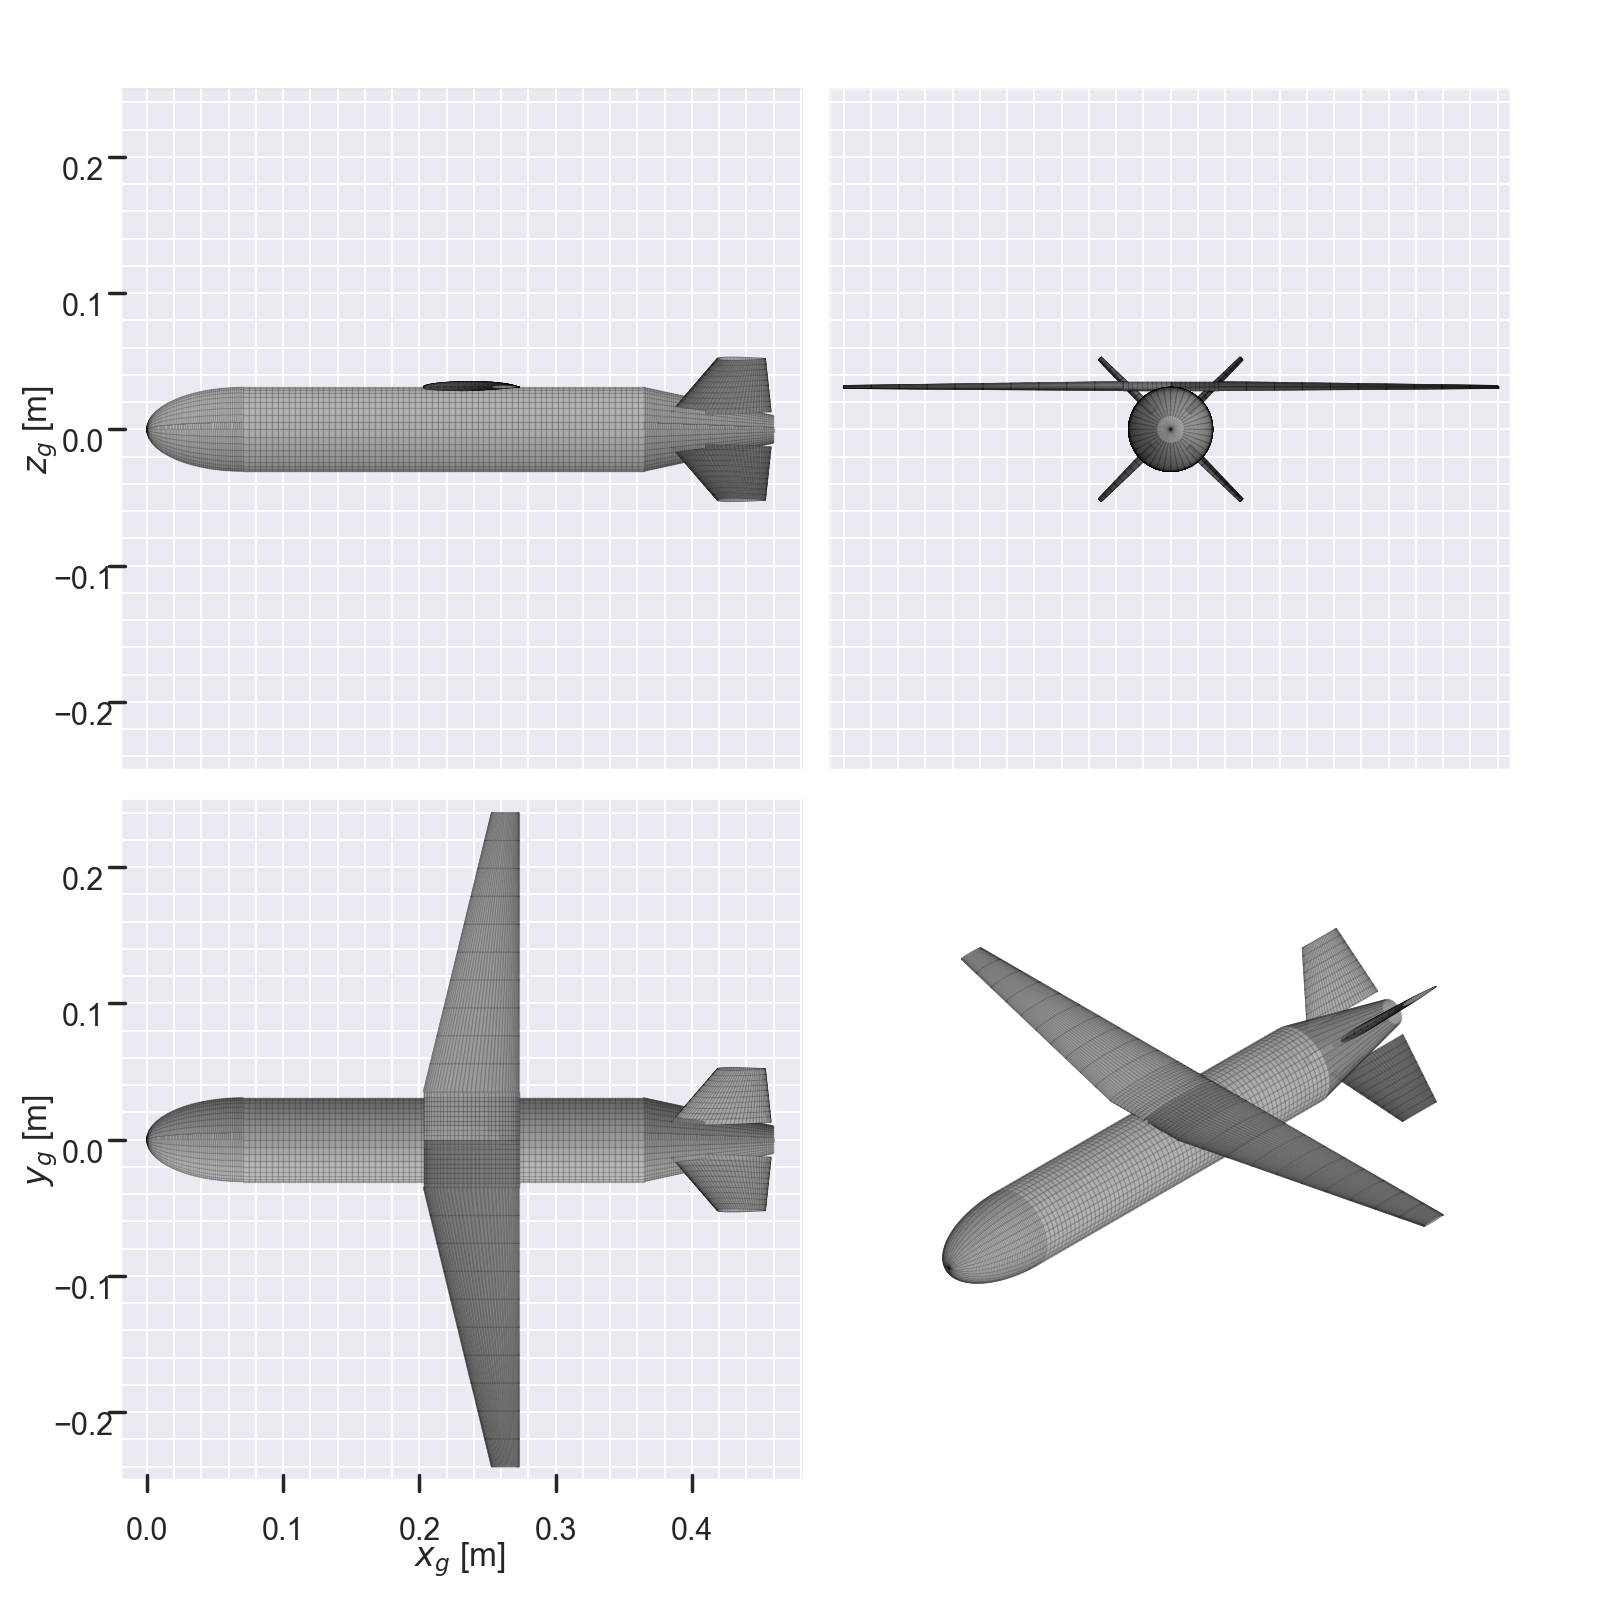

The script that saved this image:
import aerosandbox as asb
import aerosandbox.numpy as np


fuselage_diameter = 61.62e-3
fuselage_length = 460e-3
fuselage_TE_diameter = 0.020
nose_length = 70.76e-3
boattail_length = (84.92e-3 + 106.22e-3) / 2

x_nose = nose_length
x_boattail = fuselage_length - boattail_length

def fuselage_radius(x_g: float) -> float:
    return fuselage_diameter / 2 * np.where(
        x_g < nose_length,
        np.abs(1 - (1 - x_g / nose_length) ** 2 + 1e-16) ** 0.5,
        np.where(
            x_g < x_boattail,
            1,
            1 - (1 - (fuselage_TE_diameter / fuselage_diameter)) * (
                    (x_g - x_boattail) / (boattail_length))
        )
    )

fuse_x = np.concatenate((
    np.sinspace(0, x_nose, 15),
    np.linspace(x_nose, x_boattail, 15)[1:],
    np.linspace(x_boattail, fuselage_length, 15)[1:]
))
fuse_r = fuselage_radius(x_g=fuse_x)

fuse = asb.Fuselage(
    xsecs=[
        asb.FuselageXSec(
            xyz_c=[fuse_x[i], 0, 0],
            radius=fuse_r[i]
        )
        for i in range(np.length(fuse_x))
    ],
    analysis_specific_options={
        asb.AeroBuildup: dict(
            nose_fineness_ratio=nose_length / fuselage_diameter
        )
    }
)


wing_airfoil = asb.Airfoil("tasopt-c090")

wing_root_chord = 70e-3
wing_taper_ratio = 20e-3 / 70e-3
wing_tip_chord = wing_root_chord * wing_taper_ratio

wing_span = 480e-3
wing_x_le = 203.02e-3

wing_incidence = 0

wing = asb.Wing(
    symmetric=True,
    xsecs=[
        asb.WingXSec(
            chord=wing_root_chord,
            airfoil=wing_airfoil,
            twist=wing_incidence,
        ),
        asb.WingXSec(
            xyz_le=[0, 35.09e-3, 0],
            chord=wing_root_chord,
            airfoil=wing_airfoil,
            twist=wing_incidence,
        ),
        asb.WingXSec(
            xyz_le=[wing_root_chord - wing_tip_chord, wing_span / 2, 0],
            chord=wing_tip_chord,
            airfoil=wing_airfoil,
            twist=wing_incidence
        )
    ]
).translate([
    wing_x_le,
    0,
    30.82e-3
])

tail_airfoil = asb.Airfoil("naca0008")

tail_root_chord = 72.57e-3
tail_taper_ratio = 35e-3 / 72.57e-3
tail_tip_chord = tail_root_chord * tail_taper_ratio
tail_sweep = (87.89-58) / 2
tail_incidence = 0

tail_root_radial_position = (10.80e-3 + 26.26e-3) / 2
tail_tip_radial_position = (73.93e-3 + 81.21e-3 + 66.58e-3 + 71.65e-3) / 4
tail_dihedral = 45
tail_half_span = tail_tip_radial_position - tail_root_radial_position

tail_up = asb.Wing(
    symmetric=True,
    xsecs=[
        asb.WingXSec(
            xyz_le=[
                0,
                np.cosd(tail_dihedral) * tail_root_radial_position,
                np.sind(tail_dihedral) * tail_root_radial_position
            ],
            chord=tail_root_chord,
            airfoil=tail_airfoil,
        ),
        asb.WingXSec(
            xyz_le=[
                np.tand(tail_sweep) * tail_half_span + 0.5 * (tail_root_chord - tail_tip_chord),
                np.cosd(tail_dihedral) * tail_tip_radial_position,
                np.sind(tail_dihedral) * tail_tip_radial_position
            ],
            chord=tail_tip_chord,
            airfoil=tail_airfoil
        )
    ]
).translate([
    385.30e-3,
    0,
    0
])

import copy

tail_down = copy.deepcopy(tail_up)
for i, xsec in enumerate(tail_down.xsecs):
    x = xsec.xyz_le[0]
    y = xsec.xyz_le[1]
    z = xsec.xyz_le[2]
    tail_down.xsecs[i].xyz_le = np.array([x, y, -z])
    tail_down.xsecs[i].twist = tail_incidence

airplane = asb.Airplane(
    name="Firefly",
    wings=[
        wing.subdivide_sections(10),
        tail_up.subdivide_sections(10),
        tail_down.subdivide_sections(10)
    ],
    fuselages=[
        fuse.subdivide_sections(5)
    ],
    xyz_ref=[
        wing_x_le + 0.0 * wing_root_chord,
        0,
        0,
    ]
)

if __name__ == '__main__':
    import matplotlib.pyplot as plt
    import aerosandbox.tools.pretty_plots as p

    airplane.draw_three_view(show=False)
    p.show_plot(savefig="firefly.png", dpi=600)



    # fig, ax = plt.subplots()
    # airplane.draw(
    #     backend="matplotlib",
    #     use_preset_view_angle="left_isometric",
    #     set_axis_visibility=False,
    #     show=False
    # )
    # p.show_plot(savefig="firefly.pdf")